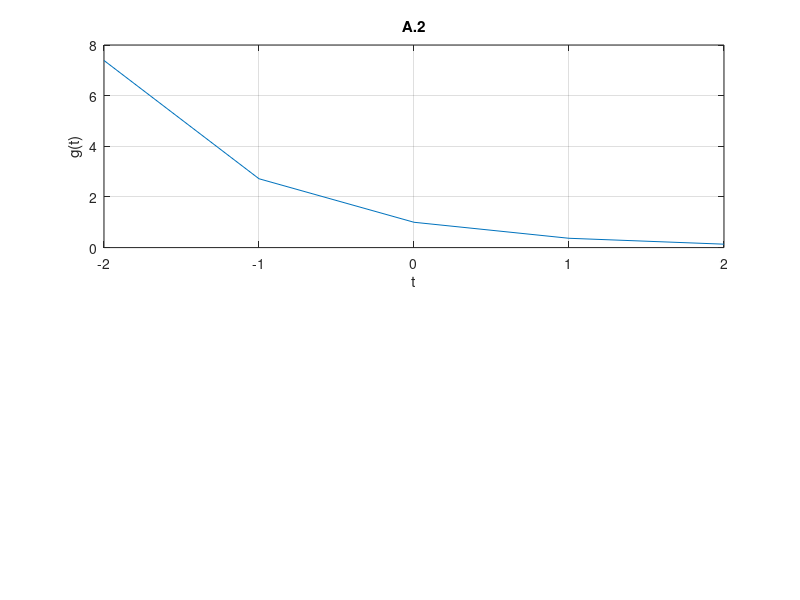
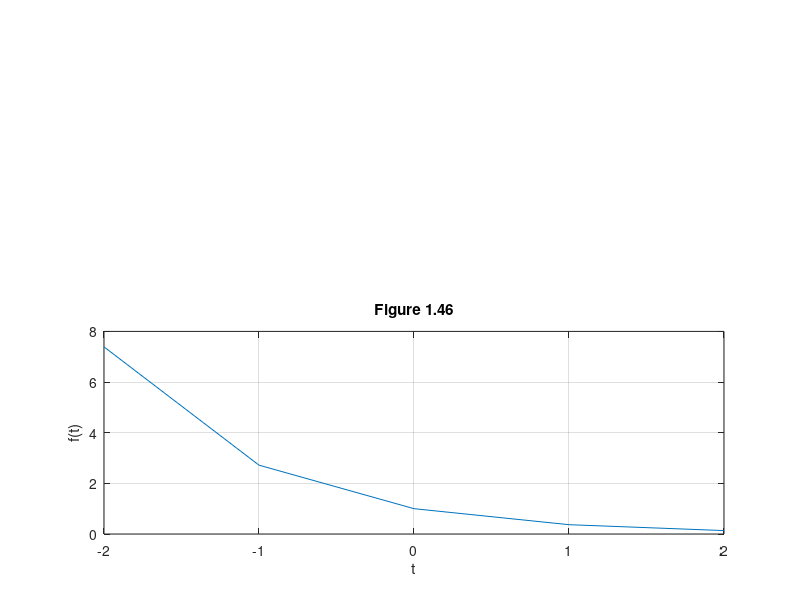

Recreate these plots in MATLAB, in order.
g = @(t) exp(-t);
t = -2:2;
g(t)
figure(1);
subplot(2,1,1);
plot (t,g(t));
title('A.2');
xlabel('t');ylabel('g(t)');grid;
hold on
f = @(t) exp(-t).*cos(2*pi*t);
t=(-2:2);
f(t)
figure(2);
subplot(2, 1, 2);
plot(t,f(t));
title('Figure 1.46');
xlabel('t');ylabel('f(t)'); grid;